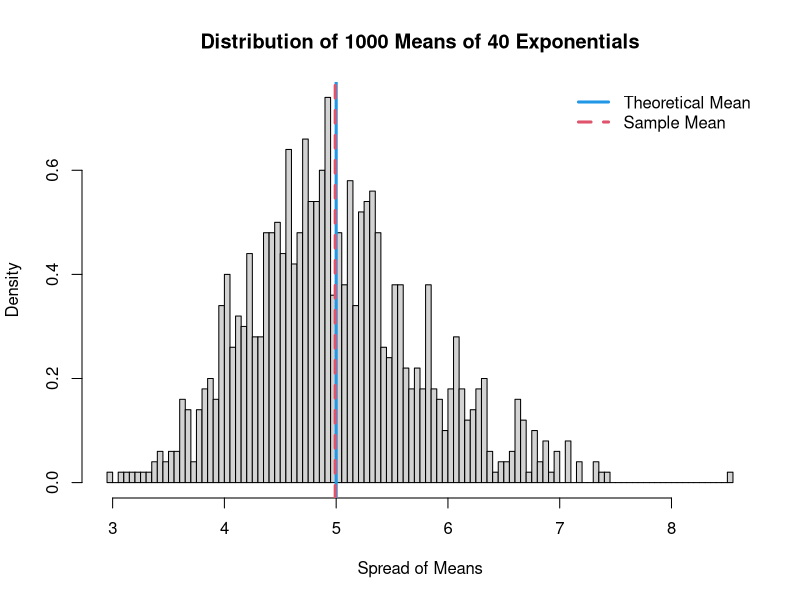
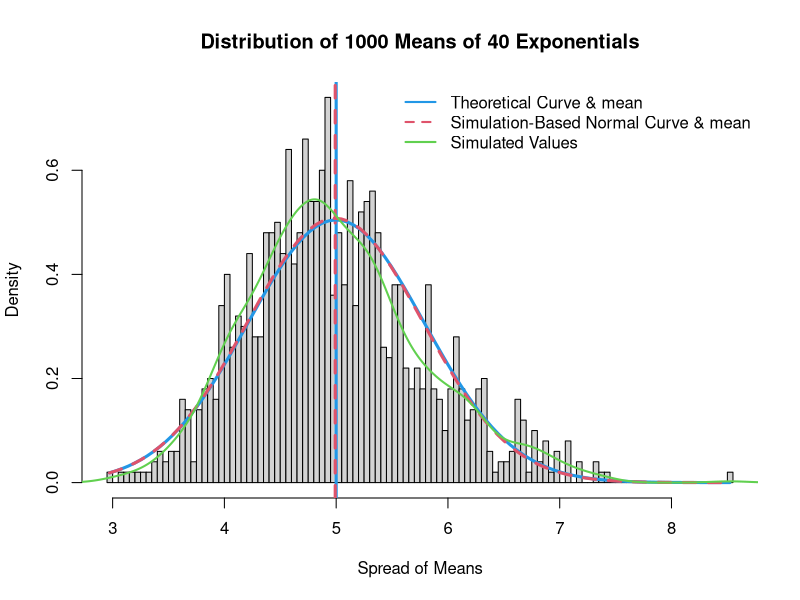
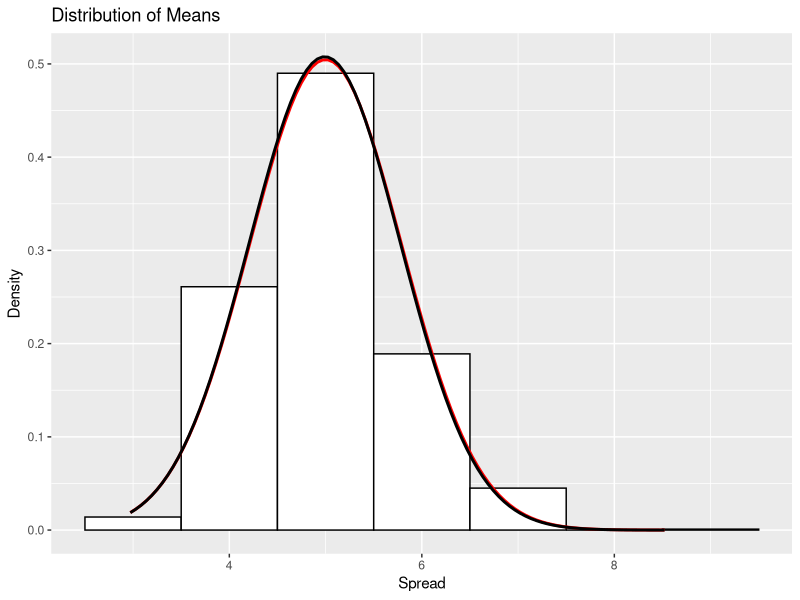
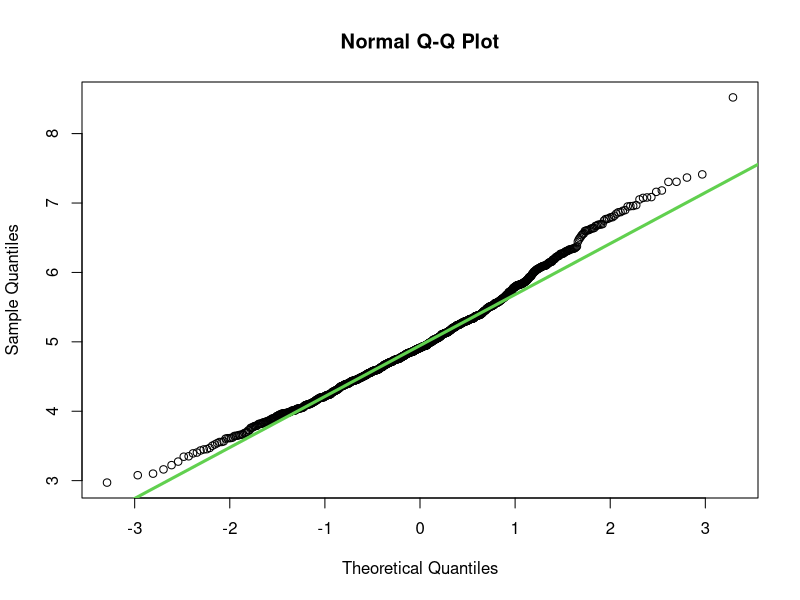

Recreate these plots in R, in order.
## ---- chunk 1
library(ggplot2)
#options(scipen=999)
## ---- chunk 2
# Number of simulations
Nsimulations <- 1000
# Number of exponentials
Nexp <- 40
# Set lambda 
lambda <- 0.2
# set seed to make random numbers reproducible
set.seed(25000000)


## ---- chunk 3
MeanTheory <- 1/lambda
## ---- chunk 4
mns <- NULL
for (i in 1 : Nsimulations) mns <- c(mns, mean(rexp(Nexp,lambda)))

# Create a matrix of 1000 rows with the columns corresponding to random simulation 40 times
#MatrixSim <- matrix(rexp(Nexp*Nsimulations, rate=lambda), Nsimulations, Nexp) 
# Find the Sample Mean
#mns <- rowMeans(MatrixSim)

#mns <- data.frame(ncol=2,nrow=1000)
#names(mns) <- c("Index","Mean")
#for (i in 1:Nsimulations)
#            {
#                      mns[i,1] <- i
#                      mns[i,2] <-  mean(rexp(Nexp,lambda))
#            }
MeanSample <- mean(mns)

## ---- chunk 5

hist(mns, 
     breaks = 100,
     prob = TRUE,
     main="Distribution of 1000 Means of 40 Exponentials",
     xlab="Spread of Means")
abline(v = MeanTheory, 
       col= 4,
       lwd = 3)
abline(v = MeanSample, 
       col = 2,
       lwd = 3,
       lty= 2)
legend('topright', 
      c("Theoretical Mean", "Sample Mean"), 
      bty = "n", 
      lwd =c(3, 3),
      lty = c(1,2), 
      col = c(4,2)
      )
## ---- chunk 6
VarSample <- var(mns)
VarTheory <- (1/lambda)^2/Nexp
## ---- chunk 7
hist(mns, 
     breaks = 100, 
     prob = TRUE, 
     main="Distribution of 1000 Means of 40 Exponentials",
     xlab="Spread of Means")
abline(v = MeanTheory, 
       col= 4,
       lwd = 3)
abline(v = MeanSample, 
       col = 2,
       lwd = 3,
       lty= 2)

#TheoreticalCurve
xfit <- seq(min(mns), max(mns), length = 100)
yfit <- dnorm(xfit, mean = MeanTheory, sd = sqrt(VarTheory))
lines(xfit, yfit, pch = 22, col = 4, lty = 1, lwd = 3)
#Simulation Based Theoretical Curve
xfitS <- seq(min(mns), max(mns), length = 100)
yfitS <- dnorm(xfitS, mean = MeanSample, sd = sqrt(VarSample))
lines(xfitS, yfitS, pch = 22, col = 2,lty = 2,  lwd = 3)
#SimulatedCurve
lines(density(mns), pch = 22, col = 3,lty = 1, lwd = 2)
legend('topright', 
       c("Theoretical Curve & mean","Simulation-Based Normal Curve & mean","Simulated Values"),  
       bty = "n",
       
       lty = c(1,2,1),
       lwd = c(2,2,2),  
       col = c(4,2,3))

## ---- chunk 8
plotdata <- data.frame(mns)
ggplot(data.frame(mns),aes(x = mns)) +
geom_histogram(aes(y=..density..),colour="black",fill="white",binwidth=1)+
labs(title="Distribution of Means ", y="Density", x="Spread")+
stat_function(fun=dnorm,args=list( mean=1/lambda, sd=sqrt(VarTheory)),color = "red", size = 1.0)+
stat_function(fun=dnorm,args=list( mean=MeanSample, sd=sqrt(VarSample)),color = "black", size = 1.0)

## ---- chunk 9
qqnorm(mns, 
       main ="Normal Q-Q Plot")
       qqline(mns, 
       col = "3", lwd = 3)
